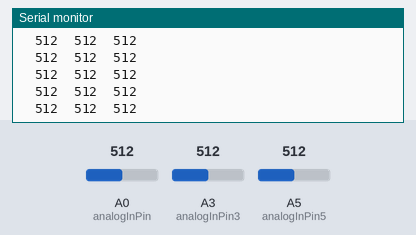
This sketch was run on a simulated Arduino Uno, built with avr-gcc and run on an emulated ATmega328P. Parts: the last lines printed to the serial monitor. Inputs (shaded band) come from the test bench; at power-on: A0 (analogInPin) = 512, A3 (analogInPin3) = 512, A5 (analogInPin5) = 512.

Above: at 1.2 s.
1.3 s: A0 (analogInPin) set to 716
At 1.56 s:
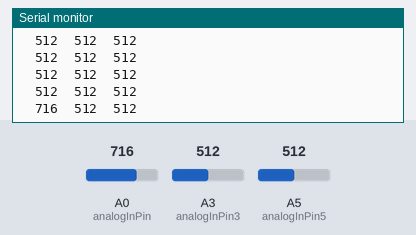
2.8 s: A3 (analogInPin3) set to 716
At 2.97 s:
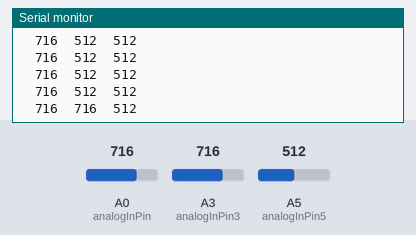
4.3 s: A5 (analogInPin5) set to 716
At 4.38 s:
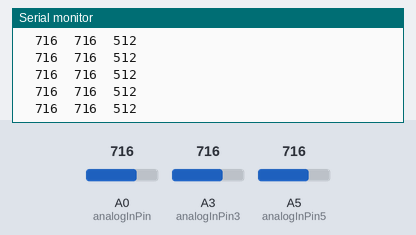
5.8 s: A0 (analogInPin) set to 900
At 5.98 s:
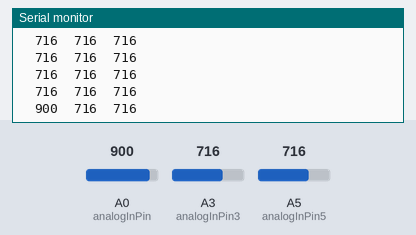
7.3 s: A3 (analogInPin3) set to 900
At 7.39 s:
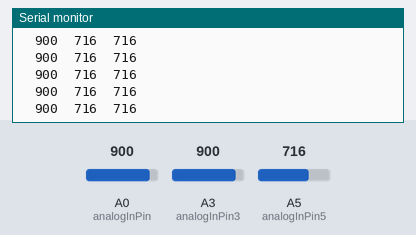
8.8 s: A5 (analogInPin5) set to 900
At 8.8 s:
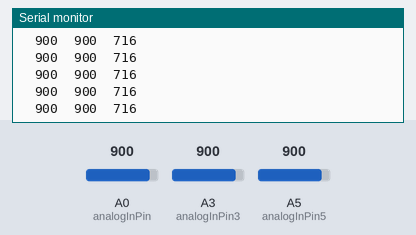
Timing chart, 0 to 11.3 s (numbered marks = the images above; inputs shaded):
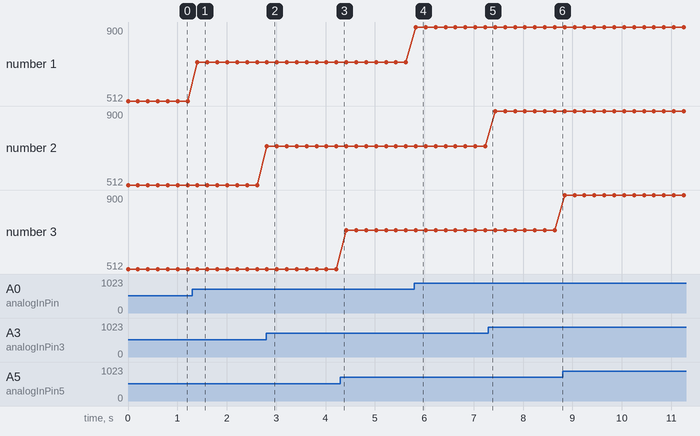

Measured:
- after the input at 1.3 s, the serial monitor: prints a new line after 0.11 s (image 1)
- after the input at 2.8 s, the serial monitor: prints a new line at once (image 2)
- after the input at 5.8 s, the serial monitor: prints a new line at once (image 4)
- plotted number 1: 512 → 716 after the input at 1.3 s, 716 → 900 after the input at 5.8 s

The sketch:

second_program_A0_A3.ino
```cpp
#include <LiquidCrystal.h>
#include <stdio.h>
// initialize the library with the numbers of the interface pins
// LiquidCrystal lcd(5, 4);--------------------------------------------------------1
// These constants won't change. They're used to give names

const int analogInPin = A0;  // Analog input pin that the potentiometer is attached to

const int analogInPin3 = A3;

const int analogInPin5 = A5;
//const int analogOutPin = 9; // Analog output pin that the LED is attached to

int sensorValue = 0;        // value read from the pot
int outputValue = 0;        // value output to the PWM (analog out)

int sensorValue3 = 0;        // value read from the pot
int outputValue3 = 0;        // value output to the PWM (analog out)

int sensorValue5 = 0;
int i=0;
void setup() {
  // initialize serial communications at 9600 bps:
 // lcd.begin(16, 2);----------------------------------------------------------------2
  Serial.begin(9600);
}

void loop() {
  // read the analog in value:


  sensorValue = analogRead(analogInPin);
  sensorValue3 = analogRead(analogInPin3);
  sensorValue5 = analogRead(analogInPin5);
  // map it to the range of the analog out:
  outputValue = map(sensorValue, 0, 1023, 0, 255);
  outputValue3 = map(sensorValue3, 0, 1023, 0, 255);
  // change the analog out value:
//analogWrite(analogOutPin, outputValue);
  // print the results to the Serial Monitor:
/**** the following is the code to check if we can print the string directly
   char buffer[50];
   i=sprintf(buffer, "sensor0 = %s sensor3 = %s",sensorValue,sensorValue3);
   for(int l= 0; l<=i; l++)
   Serial.print(buffer[l]); ****/
Serial.print("\t");
Serial.print(sensorValue);
Serial.print("\t");
Serial.print(sensorValue3);
Serial.print("\t");
Serial.println(sensorValue5);

//Serial.print("\t");
//Serial.print(sensorValue3);
//Serial.print("\t");
//Serial.println(sensorValue5);
delay(200);
//  char *k=sprintf();
//  Serial.print(k);
//  Serial.print(sensorValue);
////  Serial.print("\t output = ");
////  Serial.println(outputValue);
//
//  Serial.print(" sensor3 = ");
//  Serial.println(sensorValue3);
//Serial.print("\t output = ");
//Serial.println(outputValue);
  // Prints and move the cursor to the new line. That's the only difference between serial.println and print
  // wait 2 milliseconds before the next loop for the analog-to-digital
  // converter to settle after the last reading:

}

/* The following program is for LCD display of the sensor value which is converted after ADC *
 *
lcd.clear();
lcd.print("Soil Moisture:");// print the results to the LCD Display:
sensorValue = analogRead(analogInPin);// read the analog in value:
lcd.setCursor(0, 1);
lcd.print(sensorValue);
// wait 300 milliseconds before the next loop for the
//analog-to-digital converter to settle after the last reading:
delay(300);

lcd.clear();
lcd.print("ADC value:");// print the results to the LCD Display:
sensorValue = analogRead(analogInPin);// read the analog in value:
lcd.setCursor(0, 1);
lcd.print(outputValue);


https://www.baldengineer.com/when-do-you-use-the-arduinos-to-use-serial-flush.html


Serial.flush()
I twill wait for the serial communication such as print statement to send the information and then concludes once the communication is established.


The following is the program whenyou aretrying to clear the receiving  buffer.

while(Serial.available())
  Serial.read();


Serial.write()

Writes binary data to the serial port. This data is sent as a byte or series of bytes; to send the characters representing the digits of a number use the print() function instead.

Serial.print()

Prints data to the serial port as human-readable ASCII text.
It's good to use serial.print or println


https://petrimaki.com/2013/04/28/reading-arduino-serial-ports-in-windows-7/


Reading data from the computer and printing that to the system


It may be because the port is busy and reload the program into Arduino board and then perform the python serial read. That should be good enough


*/
```
